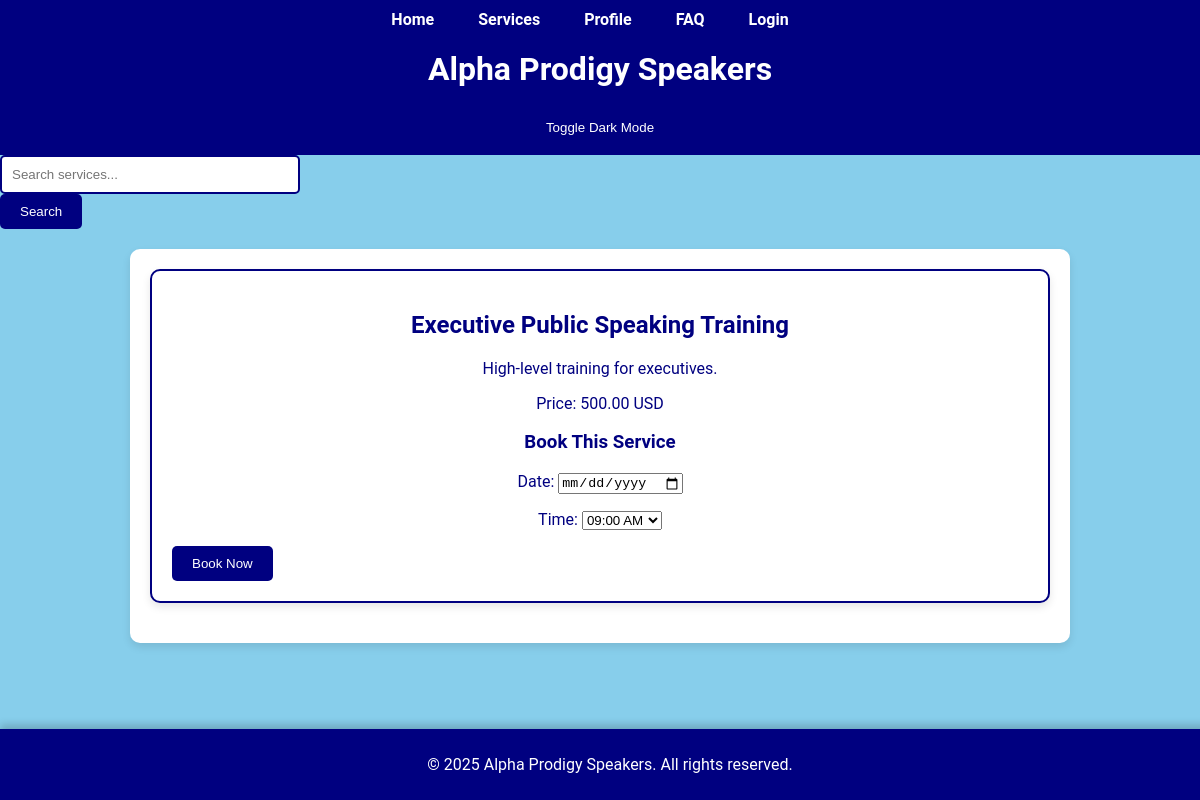
Page /speakers/services/1/ on the committed database.
### speakers/models.py (models this page shows, shortened)
class Service(models.Model):
    name = models.CharField(max_length=100)
    description = models.TextField()
    price = models.DecimalField(max_digits=10, decimal_places=2)
    class Meta:
        ordering = ['name']  # Order by name by default

### speakers/views.py (the view)
# urls.py: path('services/<int:service_id>/', views.service_detail_view, name='service_detail'),
def service_detail_view(request, service_id):
    service = get_object_or_404(Service, id=service_id)
    if request.method == 'POST':
        form = BookingForm(request.POST)
        if form.is_valid():
            booking = form.save(commit=False)
            booking.user = request.user
            booking.service = service
            booking.save()
            send_mail(
                'Booking Confirmation',
                f'Thank you for booking {service.name}. Your booking is confirmed for {booking.date} at {booking.time}.',
                'annetdaisymm@gmail.com',
                [request.user.email],
                fail_silently=False,
            )
            return redirect('payment', booking_id=booking.id)
    else:
        form = BookingForm()
    return render(request, 'service_detail.html', {'service': service, 'form': form})

### speakers/forms.py
class BookingForm(forms.ModelForm):
    DATE_INPUT_FORMATS = ['%Y-%m-%d']
    TIME_SLOTS = [
        ('09:00', '09:00 AM'),
        ('10:00', '10:00 AM'),
        ('11:00', '11:00 AM'),
        ('12:00', '12:00 PM'),
        ('13:00', '01:00 PM'),
        ('14:00', '02:00 PM'),
        ('15:00', '03:00 PM'),
        ('16:00', '04:00 PM'),
        ('17:00', '05:00 PM'),
    ]
    date = forms.DateField(
        widget=forms.DateInput(attrs={'type': 'date'}),
        input_formats=DATE_INPUT_FORMATS,
        error_messages={'required': 'Please select a date for the booking.'}
    )
    time = forms.ChoiceField(choices=TIME_SLOTS, error_messages={'required': 'Please select a time slot for the booking.'})
    class Meta:
        model = Booking
        fields = ['date', 'time']
        error_messages = {
            'date': {
                'invalid': 'Enter a valid date in YYYY-MM-DD format.'
            },
            'time': {
                'invalid_choice': 'Select a valid time slot.'
            }
        }

### templates/htmls/service_detail.html (shortened to what this page needs)
{% extends 'base.html' %}
{% block content %}
<section id="service-detail">
    <h2>{{ service.name }}</h2>
    <p>{{ service.description }}</p>
    <p>Price: {{ service.price }} USD</p>
    <h3>Book This Service</h3>
    <form method="post">
        {{ form.as_p }}
        <button type="submit" class="btn">Book Now</button>
    </form>
</section>
{% endblock %}

### static/styles.css (style rules this page uses)
body { font-family: 'Roboto', sans-serif; background-color: skyblue; margin: 0; padding: 0; }
section { background-color: white; border: 2px solid navy; border-radius: 10px; padding: 20px; margin-bottom: 20px; box-shadow: 0 4px 8px rgba(0, 0, 0, 0.1); transition: transform 0.2s; }
button[type="submit"], .btn { display: inline-block; padding: 10px 20px; background-color: navy; color: white; text-decoration: none; border-radius: 5px; border: none; cursor: pointer; transition: background-color 0.3s, transform 0.3s; }
input[type="submit"], button[type="submit"] { display: inline-block; padding: 10px 20px; background-color: navy; color: white; text-decoration: none; border-radius: 5px; border: none; cursor: pointer; transition: background-color 0.3s, transform 0.3s; }
p, h1, h2, h3, a { color: navy; text-align: center; }

### rows in the picture
Service: name "Executive Public Speaking Training", description "High-level training for executives.", price "500.00"
